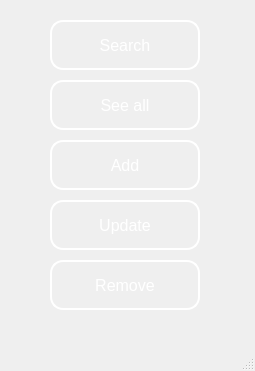
<?xml version="1.0" encoding="UTF-8"?>
<ui version="4.0">
 <class>MainWindow</class>
 <widget class="QMainWindow" name="MainWindow">
  <property name="geometry">
   <rect>
    <x>0</x>
    <y>0</y>
    <width>255</width>
    <height>371</height>
   </rect>
  </property>
  <property name="windowTitle">
   <string>MainWindow</string>
  </property>
  <property name="styleSheet">
   <string notr="true"/>
  </property>
  <widget class="QWidget" name="centralwidget">
   <widget class="QLabel" name="backgroundLabel">
    <property name="geometry">
     <rect>
      <x>-4</x>
      <y>-8</y>
      <width>261</width>
      <height>341</height>
     </rect>
    </property>
    <property name="styleSheet">
     <string notr="true">QLabel#backgroundLabel{
background-image: url(:/bg-img/background.png);
}</string>
    </property>
    <property name="text">
     <string/>
    </property>
   </widget>
   <widget class="QPushButton" name="search_Button">
    <property name="geometry">
     <rect>
      <x>50</x>
      <y>20</y>
      <width>150</width>
      <height>50</height>
     </rect>
    </property>
    <property name="styleSheet">
     <string notr="true">QPushButton#search_Button{
background-color: rgba(0,0,0,0);
color: white;
font-size: 16px;
font-family: &quot;Arial&quot;;
border-radius: 13px;
border: 2px solid white;
}
QPushButton#search_Button:hover{
background-color: rgba(0,0,0,125);
}</string>
    </property>
    <property name="text">
     <string>Search</string>
    </property>
   </widget>
   <widget class="QPushButton" name="seeAll_Button">
    <property name="geometry">
     <rect>
      <x>50</x>
      <y>80</y>
      <width>150</width>
      <height>50</height>
     </rect>
    </property>
    <property name="styleSheet">
     <string notr="true">QPushButton#seeAll_Button{
background-color: rgba(0,0,0,0);
color: white;
font-size: 16px;
font-family: &quot;Arial&quot;;
border-radius: 13px;
border: 2px solid white;
}
QPushButton#seeAll_Button:hover{
background-color: rgba(0,0,0,125);
}</string>
    </property>
    <property name="text">
     <string>See all</string>
    </property>
   </widget>
   <widget class="QPushButton" name="add_Button">
    <property name="geometry">
     <rect>
      <x>50</x>
      <y>140</y>
      <width>150</width>
      <height>50</height>
     </rect>
    </property>
    <property name="styleSheet">
     <string notr="true">QPushButton#add_Button{
background-color: rgba(0,0,0,0);
color: white;
font-size: 16px;
font-family: &quot;Arial&quot;;
border-radius: 13px;
border: 2px solid white;
}
QPushButton#add_Button:hover{
background-color: rgba(0,0,0,125);
}</string>
    </property>
    <property name="text">
     <string>Add</string>
    </property>
   </widget>
   <widget class="QPushButton" name="update_Button">
    <property name="geometry">
     <rect>
      <x>50</x>
      <y>200</y>
      <width>150</width>
      <height>50</height>
     </rect>
    </property>
    <property name="styleSheet">
     <string notr="true">QPushButton#update_Button{
background-color: rgba(0,0,0,0);
color: white;
font-size: 16px;
font-family: &quot;Arial&quot;;
border-radius: 13px;
border: 2px solid white;
}
QPushButton#update_Button:hover{
background-color: rgba(0,0,0,125);
}</string>
    </property>
    <property name="text">
     <string>Update</string>
    </property>
   </widget>
   <widget class="QPushButton" name="remove_Button">
    <property name="geometry">
     <rect>
      <x>50</x>
      <y>260</y>
      <width>150</width>
      <height>50</height>
     </rect>
    </property>
    <property name="styleSheet">
     <string notr="true">QPushButton#remove_Button{
background-color: rgba(0,0,0,0);
color: white;
font-size: 16px;
font-family: &quot;Arial&quot;;
border-radius: 13px;
border: 2px solid white;
}
QPushButton#remove_Button:hover{
background-color: rgba(0,0,0,125);
}</string>
    </property>
    <property name="text">
     <string>Remove</string>
    </property>
   </widget>
  </widget>
  <widget class="QMenuBar" name="menubar">
   <property name="geometry">
    <rect>
     <x>0</x>
     <y>0</y>
     <width>255</width>
     <height>21</height>
    </rect>
   </property>
  </widget>
  <widget class="QStatusBar" name="statusbar"/>
 </widget>
 <resources>
  <include location="background.qrc"/>
 </resources>
 <connections/>
</ui>
